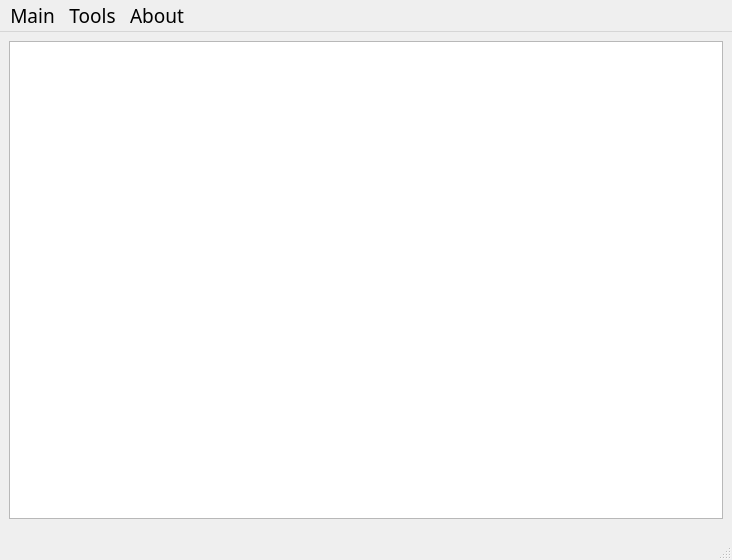
<?xml version="1.0" encoding="UTF-8"?>
<ui version="4.0">
 <class>MotorswidgetWindow</class>
 <widget class="QMainWindow" name="MotorswidgetWindow">
  <property name="geometry">
   <rect>
    <x>0</x>
    <y>0</y>
    <width>732</width>
    <height>560</height>
   </rect>
  </property>
  <property name="font">
   <font>
    <family>MV Boli</family>
    <pointsize>14</pointsize>
    <weight>50</weight>
    <italic>false</italic>
    <bold>false</bold>
    <underline>false</underline>
    <strikeout>false</strikeout>
    <stylestrategy>PreferDefault</stylestrategy>
   </font>
  </property>
  <property name="windowTitle">
   <string>pytlyse Motors</string>
  </property>
  <property name="windowIcon">
   <iconset>
    <normaloff>../../icons/motors.png</normaloff>../../icons/motors.png</iconset>
  </property>
  <widget class="QWidget" name="centralwidget">
   <layout class="QGridLayout" name="gridLayout_2">
    <item row="0" column="0">
     <layout class="QHBoxLayout" name="horizontalLayout">
      <item>
       <layout class="QVBoxLayout" name="verticalLayout">
        <item>
         <widget class="QListWidget" name="listWidget"/>
        </item>
        <item>
         <layout class="QHBoxLayout" name="horizontalLayout_buttons"/>
        </item>
       </layout>
      </item>
     </layout>
    </item>
   </layout>
  </widget>
  <widget class="QStatusBar" name="statusbar"/>
  <widget class="QMenuBar" name="menubar">
   <property name="geometry">
    <rect>
     <x>0</x>
     <y>0</y>
     <width>732</width>
     <height>21</height>
    </rect>
   </property>
   <widget class="QMenu" name="menu_sdf">
    <property name="title">
     <string>Tools</string>
    </property>
    <addaction name="actionSettings"/>
    <addaction name="separator"/>
    <addaction name="actionLoad"/>
    <addaction name="actionSave_config"/>
    <addaction name="separator"/>
    <addaction name="actionTest_connections"/>
    <addaction name="actionStart_connection"/>
    <addaction name="actionStop_connection"/>
   </widget>
   <widget class="QMenu" name="menu_sd">
    <property name="title">
     <string>About</string>
    </property>
    <addaction name="actionHelp"/>
    <addaction name="actionAuthor"/>
   </widget>
   <widget class="QMenu" name="menuMain">
    <property name="title">
     <string>Main</string>
    </property>
    <addaction name="actionQuit"/>
   </widget>
   <addaction name="menuMain"/>
   <addaction name="menu_sdf"/>
   <addaction name="menu_sd"/>
  </widget>
  <action name="actionSettings">
   <property name="text">
    <string>Settings</string>
   </property>
  </action>
  <action name="actionHelp">
   <property name="text">
    <string>Help</string>
   </property>
  </action>
  <action name="actionAuthor">
   <property name="text">
    <string>Author</string>
   </property>
   <property name="iconText">
    <string>Author</string>
   </property>
  </action>
  <action name="actionQuit">
   <property name="text">
    <string>Quit</string>
   </property>
   <property name="shortcut">
    <string>Ctrl+Q</string>
   </property>
  </action>
  <action name="actionLoad">
   <property name="text">
    <string>Load config</string>
   </property>
   <property name="shortcut">
    <string>Ctrl+L</string>
   </property>
  </action>
  <action name="actionSave_config">
   <property name="text">
    <string>Save config</string>
   </property>
   <property name="shortcut">
    <string>Ctrl+S</string>
   </property>
  </action>
  <action name="actionTest_connections">
   <property name="text">
    <string>Test connections</string>
   </property>
  </action>
  <action name="actionStart_connection">
   <property name="text">
    <string>Start connection</string>
   </property>
   <property name="shortcut">
    <string>Shift+S</string>
   </property>
  </action>
  <action name="actionStop_connection">
   <property name="text">
    <string>Stop connection</string>
   </property>
   <property name="shortcut">
    <string>Shift+T</string>
   </property>
  </action>
 </widget>
 <resources/>
 <connections/>
</ui>
